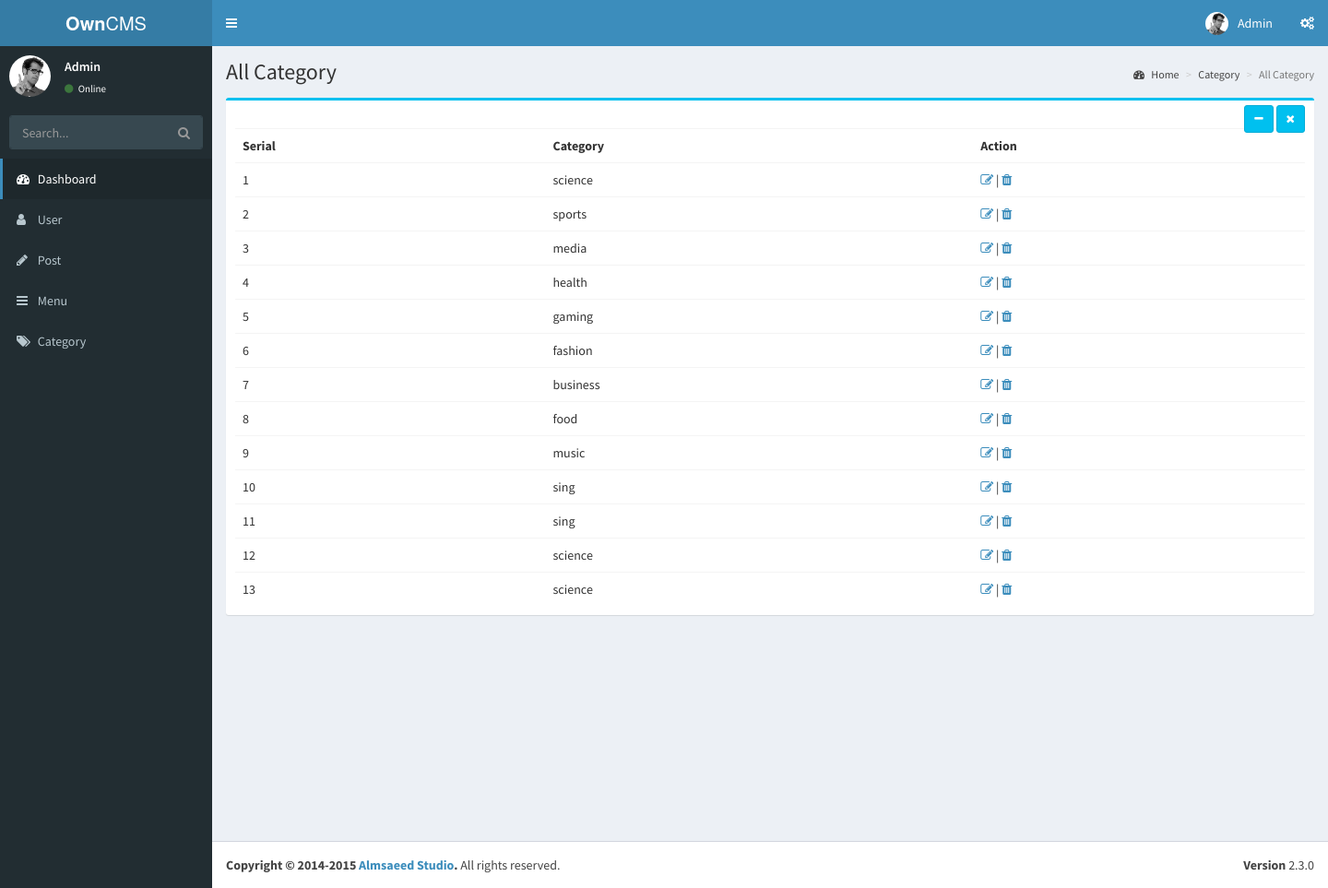
/owncms/admin/category-list.php (signed in), run on the app's committed database.
### tables this page shows
CREATE TABLE `categories` (
  `id` int(11) NOT NULL,
  `title` varchar(255) NOT NULL,
  `left` varchar(255) NOT NULL,
  `right` varchar(255) NOT NULL,
  `parent_id` int(11) NOT NULL,
  `created_at` datetime NOT NULL,
  `updated_at` datetime NOT NULL,
  `deleted_at` datetime NOT NULL
);

### owncms/app/src/User.php (called while the page is built, shortened)
<?php
class User
{
    public $pdo    = '';
    public $dbUser = 'root';
    public $dbPass = '';
    public function __construct()
    {
        try {
            $this->pdo = new PDO('mysql:host=localhost;dbname=owncms', $this->dbUser, $this->dbPass);
        } catch (PDOException $e) {
            echo $e->getMessage();
        }
    }
    public function isAdmin($id)
    {
        $one = 1;
        $stmt = $this->pdo->prepare("SELECT * FROM users WHERE is_admin =? AND id =?");
        $stmt->execute(array($one, $id));
        $stmt->fetch(PDO::FETCH_ASSOC);
        $row = $stmt->rowCount();
        if ($row == 1) {
            return true;
        } else {
            return false;
        }
    }
    public function allCategory(){
      $stmt = $this->pdo->prepare("SELECT * FROM `categories`");
      $stmt->execute();
      $allCategory = $stmt->fetchAll(PDO::FETCH_ASSOC);
      return $allCategory;
    }
}

### owncms/admin/category-list.php (the view, shortened to what this page needs)
<?php
$user = new User();
$id = $_SESSION['uid'];
$allCategory = $user->allCategory();
?>
<!DOCTYPE html>
<html>
<head>
    <link rel="stylesheet" href="bootstrap/css/bootstrap.min.css">
    <link rel="stylesheet" href="https://maxcdn.bootstrapcdn.com/font-awesome/4.4.0/css/font-awesome.min.css">
    <link rel="stylesheet" href="https://code.ionicframework.com/ionicons/2.0.1/css/ionicons.min.css">
    <link rel="stylesheet" href="dist/css/AdminLTE.min.css">
    <link rel="stylesheet" href="dist/css/skins/_all-skins.min.css">
    <link rel="stylesheet" href="plugins/bootstrap-wysihtml5/bootstrap3-wysihtml5.min.css">
</head>
<body class="hold-transition skin-blue sidebar-mini">
<div class="wrapper">
    <header class="main-header">
        <a href="index.php" class="logo">
            <span class="logo-lg"><b>Own</b>CMS</span>
        </a>
        <nav class="navbar navbar-static-top" role="navigation">
            <a href="#" class="sidebar-toggle" data-toggle="offcanvas" role="button">
            </a>
            <div class="navbar-custom-menu">
                <ul class="nav navbar-nav">
                    <li class="dropdown user user-menu">
                        <a href="#" class="dropdown-toggle" data-toggle="dropdown">
                            <img src="dist/img/user2-160x160.jpg" class="user-image" alt="User Image">
                            <span class="hidden-xs">Admin</span>
                        </a>
                    </li>
                    <li>
                        <a href="#" data-toggle="control-sidebar"><i class="fa fa-gears"></i></a>
                    </li>
                </ul>
            </div>
        </nav>
    </header>
    <aside class="main-sidebar">
        <section class="sidebar">
            <div class="user-panel">
                <div class="pull-left image">
                    <img src="dist/img/user2-160x160.jpg" class="img-circle" alt="User Image">
                </div>
                <div class="pull-left info">
                    <p>Admin</p>
                    <a href="#"><i class="fa fa-circle text-success"></i> Online</a>
                </div>
            </div>
            <form action="#" method="get" class="sidebar-form">
                <div class="input-group">
                    <input type="text" name="q" class="form-control" placeholder="Search...">
              <span class="input-group-btn">
                <button type="submit" name="search" id="search-btn" class="btn btn-flat"><i class="fa fa-search"></i></button>
              </span>
                </div>
            </form>
            <ul class="sidebar-menu">
                <li class="active">
                    <a href="index.php">
                        <i class="fa fa-dashboard"></i> <span>Dashboard</span> <i class="pull-right"></i>
                    </a>
                </li>
                <li class="treeview">
                    <a href="user-list.php">
                        <i class="fa fa-user"></i> <span>User</span> <i class="pull-right"></i>
                    </a>
                </li>
                <li class="treeview">
                    <a href="index.php">
                        <i class="fa fa-pencil"></i> <span>Post</span> <i class="pull-right"></i>
                    </a>
                </li>
                <li>
                    <a href="index.php">
                        <i class="fa fa-bars"></i> <span>Menu</span> <i class="pull-right"></i>
                    </a>
                </li>
                <li>
                    <a href="index.php">
                        <i class="fa fa-tags"></i> <span>Category</span> <i class="pull-right"></i>
                    </a>
                </li>
            </ul>
        </section>
    </aside>
    <div class="content-wrapper">
        <section class="content-header">
            <h1>
                All Category
            </h1>
            <ol class="breadcrumb">
                <li><a href="#"><i class="fa fa-dashboard"></i> Home</a></li>
                <li><a href="#">Category</a></li>
                <li class="active">All Category</li>
            </ol>
        </section>
        <section class="content">
            <div class="row">
                <div class="col-md-12">
                    <div class="box box-info">
                        <div class="box-header">
                            <div class="pull-right box-tools">
                                <button class="btn btn-info btn-sm" data-widget="collapse" data-toggle="tooltip" title="Collapse"><i class="fa fa-minus"></i></button>
                                <button class="btn btn-info btn-sm" data-widget="remove" data-toggle="tooltip" title="Remove"><i class="fa fa-times"></i></button>
                            </div>
                        </div>
                        <div class="box-body pad">
                          <div class="box-body table-responsive no-padding">
                              <table class="table table-hover">
                                  <tr>
                                      <th>Serial</th>
                                      <th>Category</th>
                                      <th>Action</th>
                                  </tr>
                                          <?php
                                            if ($id == $user->isAdmin($id)) {
                                            $slNo = 0;
                                            foreach ($allCategory as $singleUser) {
                                              $slNo++;
                                              ?>
                                              <tr>
                                                <td><?php echo $slNo; ?></td>
                                                <td><?php echo $singleUser['title']; ?></td>
                                                <td>
                                                    <a href="editCategory.php?id=<?php echo $singleUser['id']?>" title="edit" data-toggle="tooltip"> <i class="fa fa-edit"></i></a><?php echo "  |  ";?>
                                                    <a href="deleteCategory.php?id=<?php echo $singleUser['id']?>" title="move to trash" data-toggle="tooltip"><i class="fa fa-trash"></i></a>
                                                </td>
                                              </tr>
                                              <?php
                                            }
                                          } ?>
                                        </table>
                                      </div>
                        </div>
                    </div>
                </div>
            </div>
        </section>
    </div>
    <footer class="main-footer">
        <div class="pull-right hidden-xs">
            <b>Version</b> 2.3.0
        </div>
        <strong>Copyright &copy; 2014-2015 <a href="http://almsaeedstudio.com">Almsaeed Studio</a>.</strong> All rights reserved.
    </footer>
</div>
</body>
</html>

### data on the page
categories: title "science"
categories: title "sports"
categories: title "media"
categories: title "health"
categories: title "gaming"
categories: title "fashion"
categories: title "business"
categories: title "food"
categories: title "music"
categories: title "sing"
categories: title "sing"
categories: title "science"
categories: title "science"
